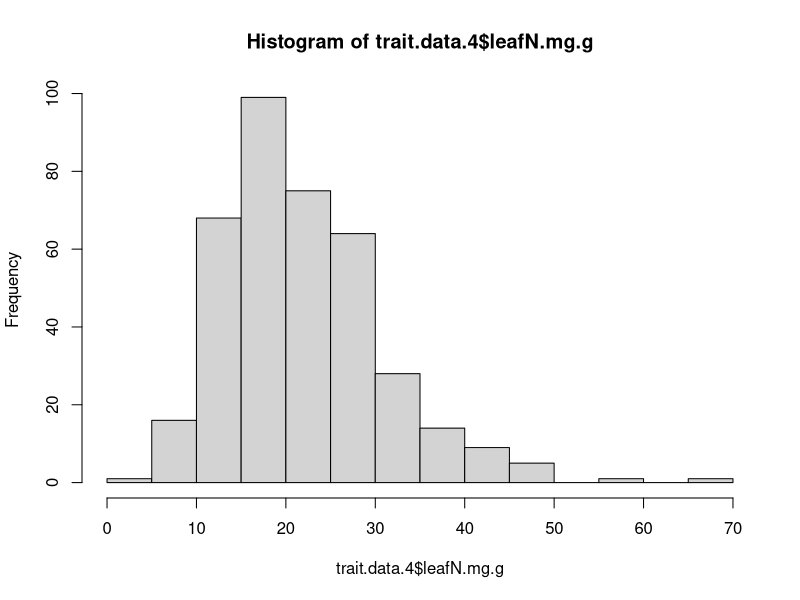
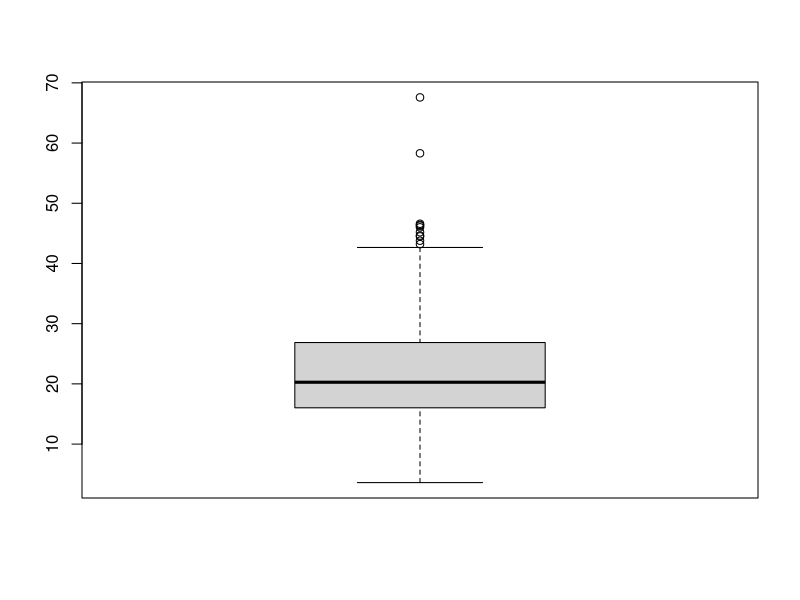
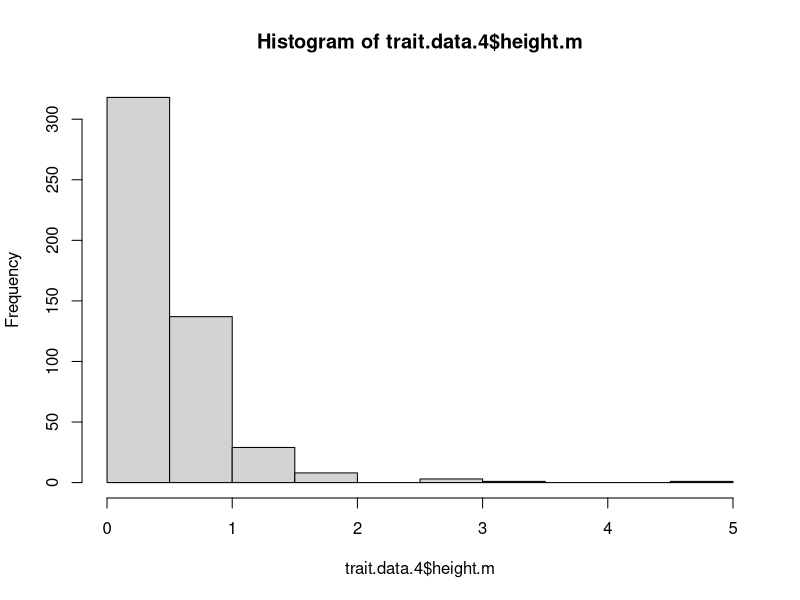
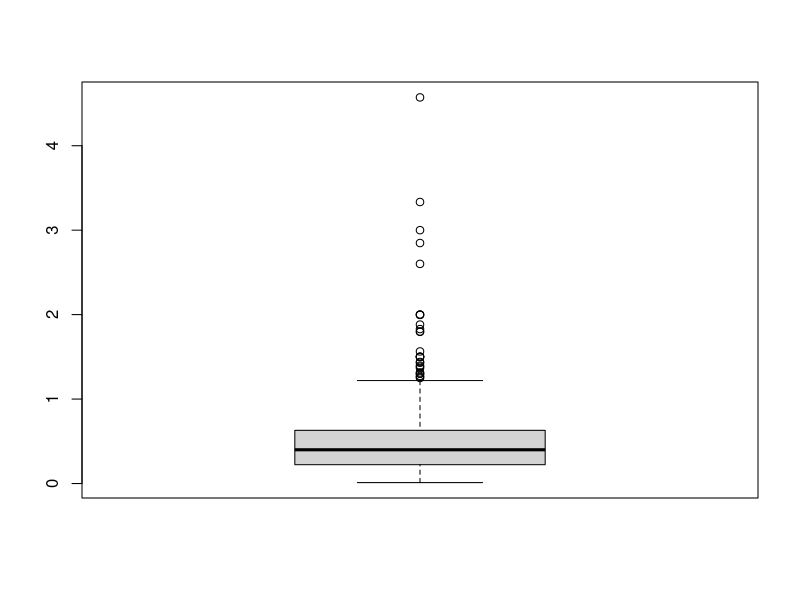
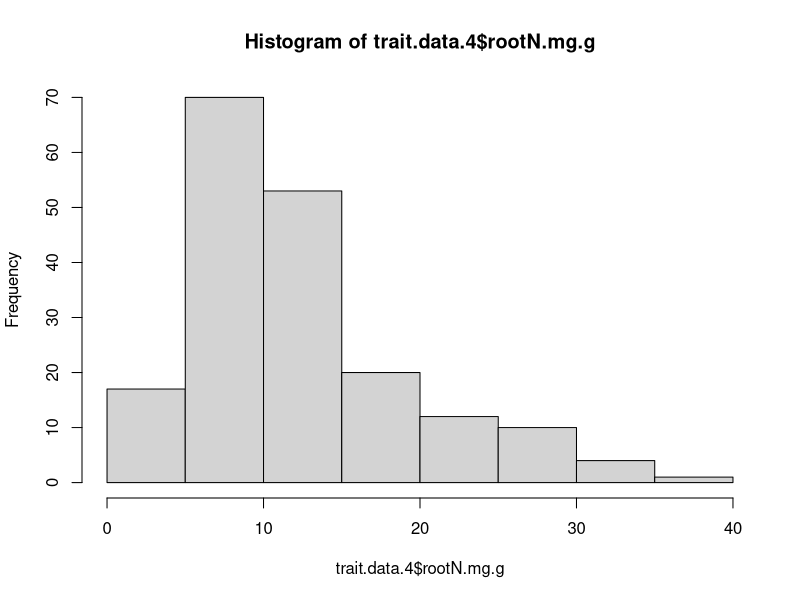
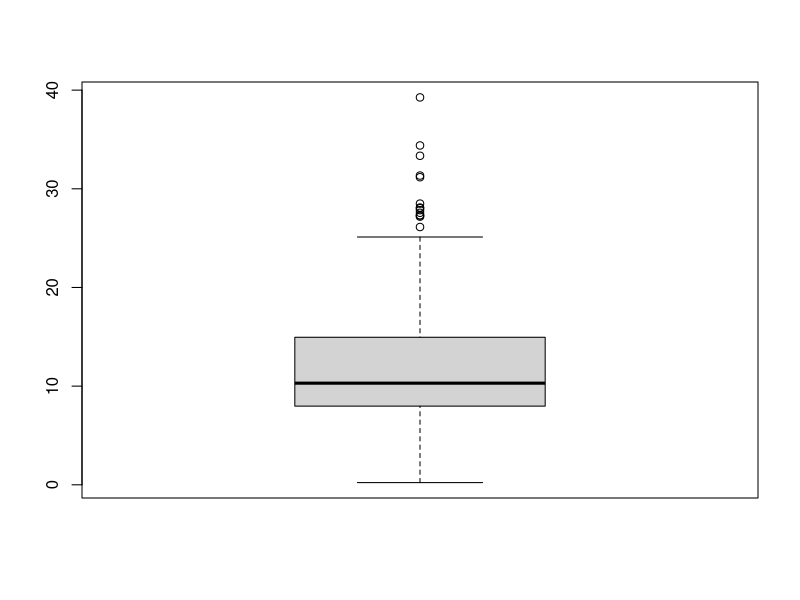
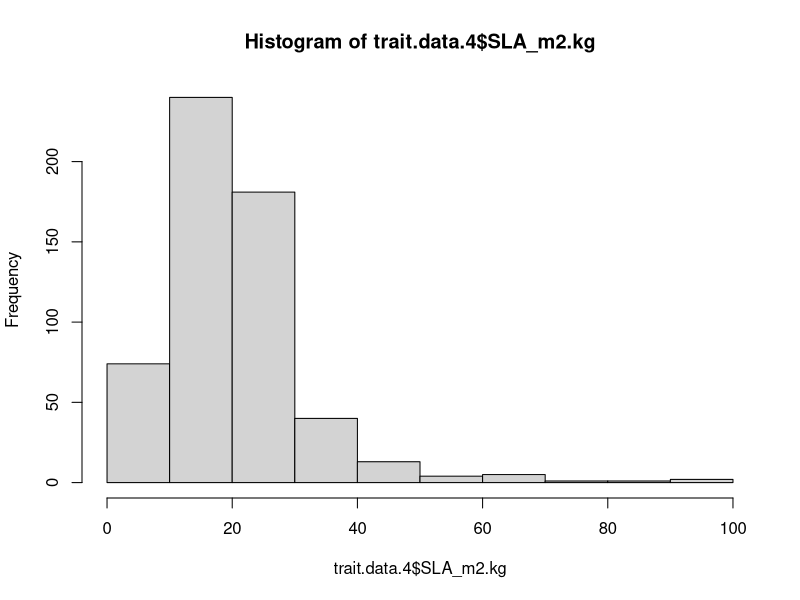
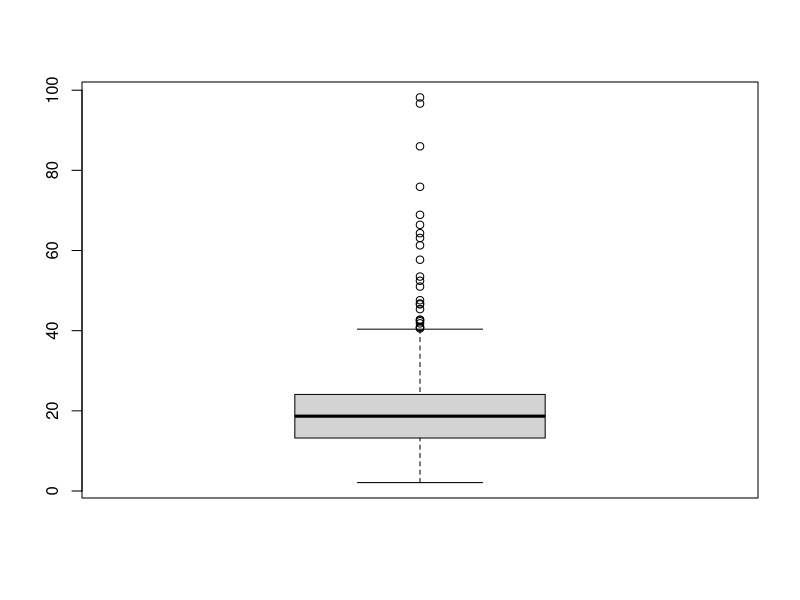

Here is the R script that generated these plots, in order:
# Script to prep trait data for analyses

library(corrplot)

# read in full data frame 
trait.data = read.csv("./Formatted.Data/trait.species.trt.yr1.final.new.csv")

# subset traits to only those of interest
trait.data.2 = trait.data[,c(1,7,8,10,12,14,15,18,20,27:29)]

# subset out woody species and trees from local_lifeform

trait.data.3 = subset(trait.data.2, !trait.data.2$functional_group == "WOODY")
trait.data.3 = subset(trait.data.3, !trait.data.3$local_lifeform == "TREE")

# subset for species with SLA
trait.data.4 = subset(trait.data.3, trait.data.3$SLA_m2.kg > 0 ) # 561 species

write.csv(trait.data.4, file = "./Formatted.Data/traits.no.woody.SLA.csv")

#### checking for outliers ####
# all outliers removed manually from traits.no.woody.SLA.csv and 
# made new file traits.no.woody.SLA.no.outlier.csv

hist(trait.data.4$leafN.mg.g)
boxplot(trait.data.4$leafN.mg.g)
mean = mean(trait.data.4$leafN.mg.g, na.rm = TRUE)
std = sd(trait.data.4$leafN.mg.g, na.rm = TRUE)
Tmin = mean-(3*std)
Tmax = mean+(3*std)
sort(trait.data.4$leafN.mg.g[which(trait.data.4$leafN.mg.g <Tmin | trait.data.4$leafN.mg.g > Tmax)])
# removed leafN 58.30000, 67.58333

hist(trait.data.4$height.m)
boxplot(trait.data.4$height.m)
mean = mean(trait.data.4$height.m, na.rm = TRUE)
std = sd(trait.data.4$height.m, na.rm = TRUE)
Tmin = mean-(3*std)
Tmax = mean+(3*std)
sort(trait.data.4$height.m[which(trait.data.4$height.m <Tmin | trait.data.4$height.m > Tmax)])
# removed height 1.996670 - 4.572000

hist(trait.data.4$rootN.mg.g)
boxplot(trait.data.4$rootN.mg.g)
mean = mean(trait.data.4$rootN.mg.g, na.rm = TRUE)
std = sd(trait.data.4$rootN.mg.g, na.rm = TRUE)
Tmin = mean-(3*std)
Tmax = mean+(3*std)
sort(trait.data.4$rootN.mg.g[which(trait.data.4$rootN.mg.g <Tmin | trait.data.4$rootN.mg.g > Tmax)])
# remove rootN 33.34667 - 39.26274

hist(trait.data.4$SLA_m2.kg)
boxplot(trait.data.4$SLA_m2.kg)
mean = mean(trait.data.4$SLA_m2.kg, na.rm = TRUE)
std = sd(trait.data.4$SLA_m2.kg, na.rm = TRUE)
Tmin = mean-(3*std)
Tmax = mean+(3*std)
sort(trait.data.4$SLA_m2.kg[which(trait.data.4$SLA_m2.kg <Tmin | trait.data.4$SLA_m2.kg > Tmax)])
# remove SLA 57.70000 - 98.20000

hist(trait.data.4$root.depth_m)
boxplot(trait.data.4$root.depth_m)
mean = mean(trait.data.4$root.depth_m, na.rm = TRUE)
std = sd(trait.data.4$root.depth_m, na.rm = TRUE)
Tmin = mean-(3*std)
Tmax = mean+(3*std)
sort(trait.data.4$root.depth_m[which(trait.data.4$root.depth_m <Tmin | trait.data.4$root.depth_m > Tmax)])
# remove depth 2.426850 - 3.300000

hist(trait.data.4$RTD.g.cm3)
boxplot(trait.data.4$RTD.g.cm3)
mean = mean(trait.data.4$RTD.g.cm3, na.rm = TRUE)
std = sd(trait.data.4$RTD.g.cm3, na.rm = TRUE)
Tmin = mean-(3*std)
Tmax = mean+(3*std)
sort(trait.data.4$RTD.g.cm3[which(trait.data.4$RTD.g.cm3 <Tmin | trait.data.4$RTD.g.cm3 > Tmax)])
# remove RTD 0.7450000 - 0.9167417

hist(trait.data.4$SRL_m.g)
boxplot(trait.data.4$SRL_m.g)
mean = mean(trait.data.4$SRL_m.g, na.rm = TRUE)
std = sd(trait.data.4$SRL_m.g, na.rm = TRUE)
Tmin = mean-(3*std)
Tmax = mean+(3*std)
sort(trait.data.4$SRL_m.g[which(trait.data.4$SRL_m.g <Tmin | trait.data.4$SRL_m.g > Tmax)])
# remove SRL 601.5858 - 929.9185

hist(trait.data.4$rootDiam.mm)
boxplot(trait.data.4$rootDiam.mm)
mean = mean(trait.data.4$rootDiam.mm, na.rm = TRUE)
std = sd(trait.data.4$rootDiam.mm, na.rm = TRUE)
Tmin = mean-(3*std)
Tmax = mean+(3*std)
sort(trait.data.4$rootDiam.mm[which(trait.data.4$rootDiam.mm <Tmin | trait.data.4$rootDiam.mm > Tmax)])
# remove diam 1.330000 - 2.015308

#### read in new trait data without outliers and cover data ####

trait.data.new = read.csv("./Formatted.Data/traits.no.woody.SLA.no.outlier.csv")
cover.data = read.csv("./Formatted.Data/cover.response.trt.y1.csv")

# number of missing species per trait
table(is.na(trait.data.new$leafN.mg.g)) # 182 missing, 32%
table(is.na(trait.data.new$height.m)) # 72 missing, 13%
table(is.na(trait.data.new$rootN.mg.g)) # 377 missing, 67%
table(is.na(trait.data.new$root.depth_m)) # 247 missing, 44%
table(is.na(trait.data.new$RTD.g.cm3)) # 334 missing, 60%
table(is.na(trait.data.new$SRL_m.g)) # 286 missing, 51%
table(is.na(trait.data.new$rootDiam.mm)) # 279 missing, 50%

# remove individuals where 0 in control or drought

cover.2 = subset(cover.data, cover.data$mean.ctrl.cover > 0)
cover.3 = subset(cover.2, cover.2$mean.drt.cover > 0)
# 682 species with 1008 cover points

# merge trait data and cover data

all.data = merge(cover.3, trait.data.new, by="Taxon") 
# 386 species from 632 data points from 76 sites

# test for correlations among traits
cor.mat.all = cor(all.data[,c(12:19)],use = "pairwise") 
corrplot(cor.mat.all, method="number")

#### data set split by lifespan ####
# need to read out data and fix the lifespan to particular sites since 
# some species have different lifespan at different sites

# write.csv(all.data, file="./Formatted.Data/all.data.response.0.csv")

all.data.ls = read.csv("./Formatted.Data/all.data.response.0.lifespan.csv", row.names = 1)
table(all.data.ls$local_lifespan)
# 490 perennial, 127 annual

annual.data = subset(all.data.ls, all.data.ls$local_lifespan == "ANNUAL") # 127 data points
# 127 data points from 81 species

cor.mat.annual = cor(annual.data[,c(12:19)],use = "pairwise")
corrplot(cor.mat.annual, method="number")

perennial.data = subset(all.data.ls, all.data.ls$local_lifespan == "PERENNIAL") 
# 490 data points of 296 species

cor.mat.perennial = cor(perennial.data[,c(12:19)],use = "pairwise")
corrplot(cor.mat.perennial, method="number")

grass = subset(all.data, all.data$functional_group == "GRASS") 
# 230 data points of 129 species

cor.mat.grass = cor(grass[,c(12:19)],use = "pairwise")
corrplot(cor.mat.grass, method="number")

forb = subset(all.data, all.data$functional_group == "FORB")
# 324 data points of 204 species

cor.mat.forb = cor(forb[,c(12:19)],use = "pairwise")
corrplot(cor.mat.forb, method="number")

#### write out the files ####

#write.csv(all.data, file = "./Formatted.Data/Ctrl.v.drt.yr1.data/all.data.csv")
#write.csv(annual.data, file = "./Formatted.Data/Ctrl.v.drt.yr1.data/annual.data.csv")
#write.csv(forb, file = "./Formatted.Data/Ctrl.v.drt.yr1.data/forb.csv")
#write.csv(grass, file = "./Formatted.Data/Ctrl.v.drt.yr1.data/grass.csv")
#write.csv(perennial.data, file = "./Formatted.Data/Ctrl.v.drt.yr1.data/perennial.data.csv")
